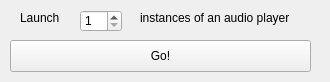
<?xml version="1.0" encoding="UTF-8"?>
<ui version="4.0">
 <class>MainWindow</class>
 <widget class="QMainWindow" name="MainWindow">
  <property name="geometry">
   <rect>
    <x>0</x>
    <y>0</y>
    <width>330</width>
    <height>82</height>
   </rect>
  </property>
  <property name="windowTitle">
   <string>Simple Audio Player Launcher</string>
  </property>
  <widget class="QWidget" name="centralwidget">
   <widget class="QLabel" name="launchLabel">
    <property name="geometry">
     <rect>
      <x>20</x>
      <y>10</y>
      <width>58</width>
      <height>16</height>
     </rect>
    </property>
    <property name="text">
     <string>Launch</string>
    </property>
   </widget>
   <widget class="QLabel" name="detailLabel">
    <property name="geometry">
     <rect>
      <x>140</x>
      <y>10</y>
      <width>181</width>
      <height>16</height>
     </rect>
    </property>
    <property name="text">
     <string>instances of an audio player</string>
    </property>
   </widget>
   <widget class="QSpinBox" name="instanceCount">
    <property name="geometry">
     <rect>
      <x>80</x>
      <y>10</y>
      <width>42</width>
      <height>22</height>
     </rect>
    </property>
    <property name="minimum">
     <number>1</number>
    </property>
    <property name="maximum">
     <number>5</number>
    </property>
   </widget>
   <widget class="QPushButton" name="launchButton">
    <property name="geometry">
     <rect>
      <x>10</x>
      <y>40</y>
      <width>301</width>
      <height>32</height>
     </rect>
    </property>
    <property name="text">
     <string>Go!</string>
    </property>
   </widget>
  </widget>
 </widget>
 <resources/>
 <connections/>
</ui>
